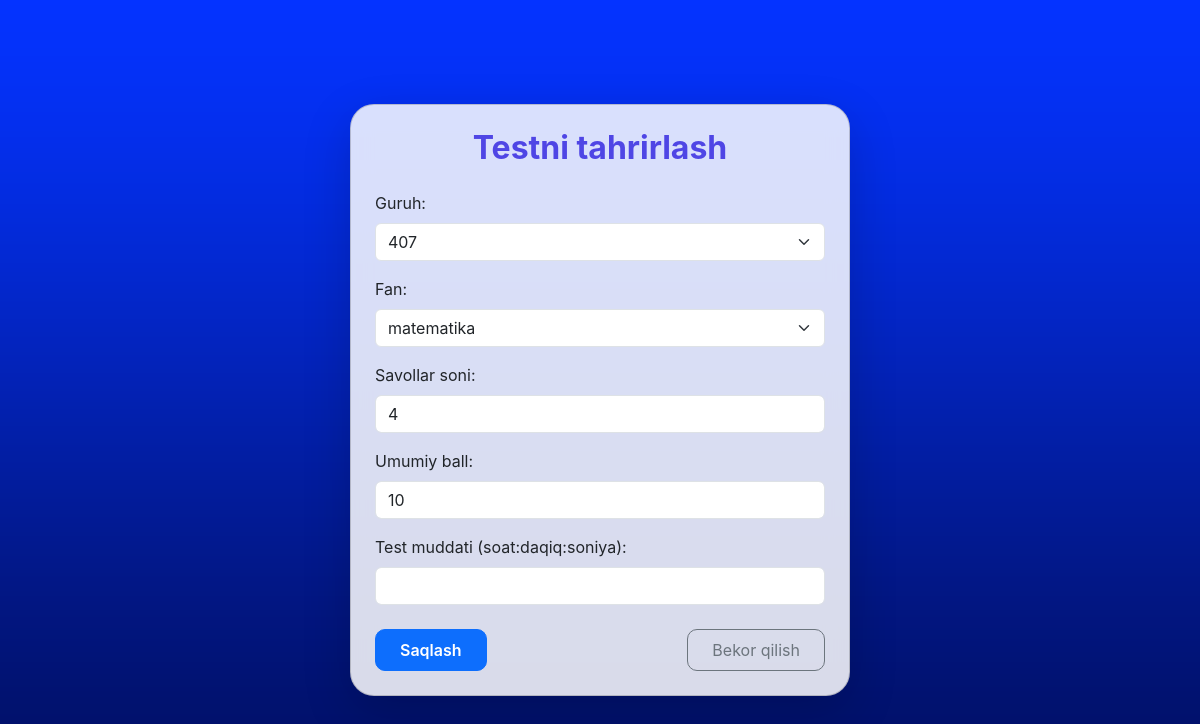
The page /api/controller-panel/edit-test/9/ (signed in) on the database its author committed.
### main/models.py (models this page shows, shortened)
class Test(models.Model):
    group = models.ForeignKey('Group', on_delete=models.CASCADE, related_name='tests', verbose_name="Guruh", null=True, blank=True)
    subject = models.ForeignKey('Subject', on_delete=models.CASCADE, related_name='tests', verbose_name="Fan")
    created_by = models.ForeignKey(User, on_delete=models.SET_NULL, null=True, related_name='created_tests', verbose_name="Yaratuvchi (Controller)")
    kafedra = models.ForeignKey('Kafedra', on_delete=models.SET_NULL, null=True, blank=True, related_name='tests', verbose_name='Kafedra')
    bulim = models.ForeignKey('Bulim', on_delete=models.SET_NULL, null=True, blank=True, related_name='tests', verbose_name="Bo'lim")
    question_count = models.PositiveIntegerField(verbose_name="Savollar soni")
    total_score = models.PositiveIntegerField(verbose_name="Umumiy ball")
    duration = models.DurationField(verbose_name="Test muddati")
    minutes = models.PositiveIntegerField(verbose_name="Test vaqti (daqiqa)", default=30)
    active = models.BooleanField(default=True, verbose_name="Faol testmi")
    created_at = models.DateTimeField(auto_now_add=True, verbose_name="Yaratilgan sana")
    start_time = models.DateTimeField(auto_now_add=True, verbose_name="Boshlanish vaqti", blank=True, null=True)
    class Meta:
        verbose_name = "Test"
        verbose_name_plural = "Testlar"

class Group(models.Model):
    faculty = models.ForeignKey(Faculty, on_delete=models.CASCADE, related_name='groups', verbose_name="Fakultet")
    name = models.CharField(max_length=100, verbose_name="Guruh nomi")
    created_at = models.DateTimeField(auto_now_add=True, verbose_name="Yaratilgan sana")
    class Meta:
        verbose_name = "Guruh"
        verbose_name_plural = "Guruhlar"

class Subject(models.Model):
    name = models.CharField(max_length=255, verbose_name="Fan nomi")
    created_at = models.DateTimeField(auto_now_add=True, verbose_name="Yaratilgan sana")
    class Meta:
        verbose_name = "Fan"
        verbose_name_plural = "Fanlar"

### main/views_controller_panel.py (the view, shortened to what this page needs)
@login_required
def edit_test(request, test_id):
    login_redirect = login_check(request)
    if login_redirect:
        return login_redirect
    if not hasattr(request.user, 'role') or request.user.role != 'controller':
        return redirect('/api/login/')
    from main.models import TestQuestion
    test = Test.objects.get(id=test_id, created_by=request.user)
    groups = Group.objects.all()
    kafedralar = Kafedra.objects.all()
    bulimlar = Bulim.objects.all()
    subjects = Subject.objects.all()
    return render(request, 'controller_panel/edit_test.html', {
        'groups': groups,
        'kafedralar': kafedralar,
        'bulimlar': bulimlar,
        'subjects': subjects,
        'test': test
    })

### main/views_controller_panel.py (called while the page is built)
def login_check(request):
    if not request.user.is_authenticated:
        return redirect('/api/login/')
    return None

### main/templates/controller_panel/edit_test.html (shortened to what this page needs)
<!DOCTYPE html>
<html lang="uz">
<head>
    <link rel="stylesheet" href="https://cdn.jsdelivr.net/npm/bootstrap@5.3.3/dist/css/bootstrap.min.css">
</head>
<body style="background: url('/static/main/1.png') no-repeat center center fixed; background-size: cover; min-height: 100vh; font-family: 'Inter', 'Segoe UI', sans-serif;">
<div class="container d-flex align-items-center justify-content-center" style="min-height: 100vh;">
    <div class="card shadow-lg p-4" style="max-width: 500px; width: 100%; border-radius: 24px; background: rgba(255,255,255,0.85); backdrop-filter: blur(12px);">
        <h2 class="mb-4 text-center" style="font-weight:700; color:#4f46e5;">Testni tahrirlash</h2>
        <form method="post">
            {% if test.group %}
            <div class="mb-3">
                <label for="group" class="form-label">Guruh:</label>
                <select name="group" id="group" class="form-select" required>
                    {% for group in groups %}
                        <option value="{{ group.id }}" {% if test.group.id == group.id %}selected{% endif %}>{{ group.name }}</option>
                    {% endfor %}
                </select>
            </div>
            {% endif %}
            <div class="mb-3">
                <label for="subject" class="form-label">Fan:</label>
                <select name="subject" id="subject" class="form-select" required>
                    {% for subject in subjects %}
                        <option value="{{ subject.id }}" {% if test.subject.id == subject.id %}selected{% endif %}>{{ subject.name }}</option>
                    {% endfor %}
                </select>
            </div>
            <div class="mb-3">
                <label for="question_count" class="form-label">Savollar soni:</label>
                <input type="number" name="question_count" id="question_count" class="form-control" value="{{ test.question_count }}" required>
            </div>
            <div class="mb-3">
                <label for="total_score" class="form-label">Umumiy ball:</label>
                <input type="number" name="total_score" id="total_score" class="form-control" value="{{ test.total_score }}" required>
            </div>
            <div class="mb-3">
                <label for="duration" class="form-label">Test muddati (soat:daqiq:soniya):</label>
                <input type="text" name="duration" id="duration" class="form-control" value="{{ test.duration|time:'H:i:s' }}" required>
            </div>
            <div class="d-flex justify-content-between align-items-center mt-4">
                <button type="submit" class="btn btn-primary px-4 py-2" style="font-weight:600; border-radius:10px;">Saqlash</button>
                <a href="/api/controller-panel/dashboard/" class="btn btn-outline-secondary px-4 py-2" style="border-radius:10px;">Bekor qilish</a>
            </div>
        </form>
    </div>
</div>
</body>
</html>

### rows shown on the page
Test: group "407", subject "matematika", question_count "4", total_score "10"
